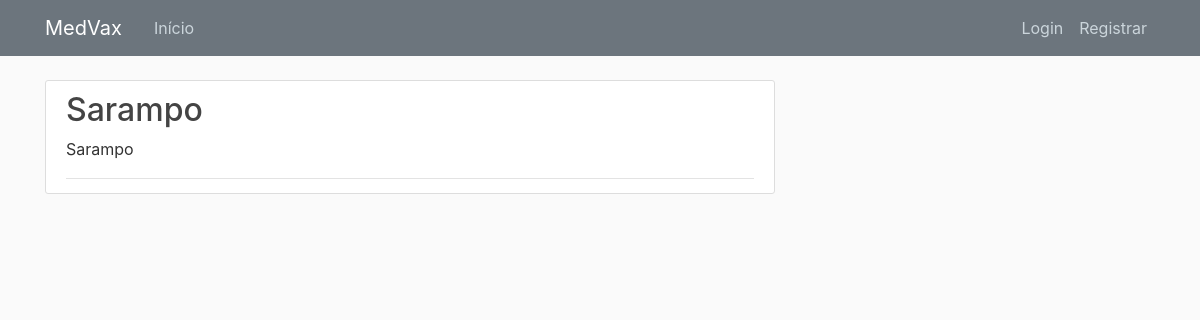
The app's page /vax/, older data.
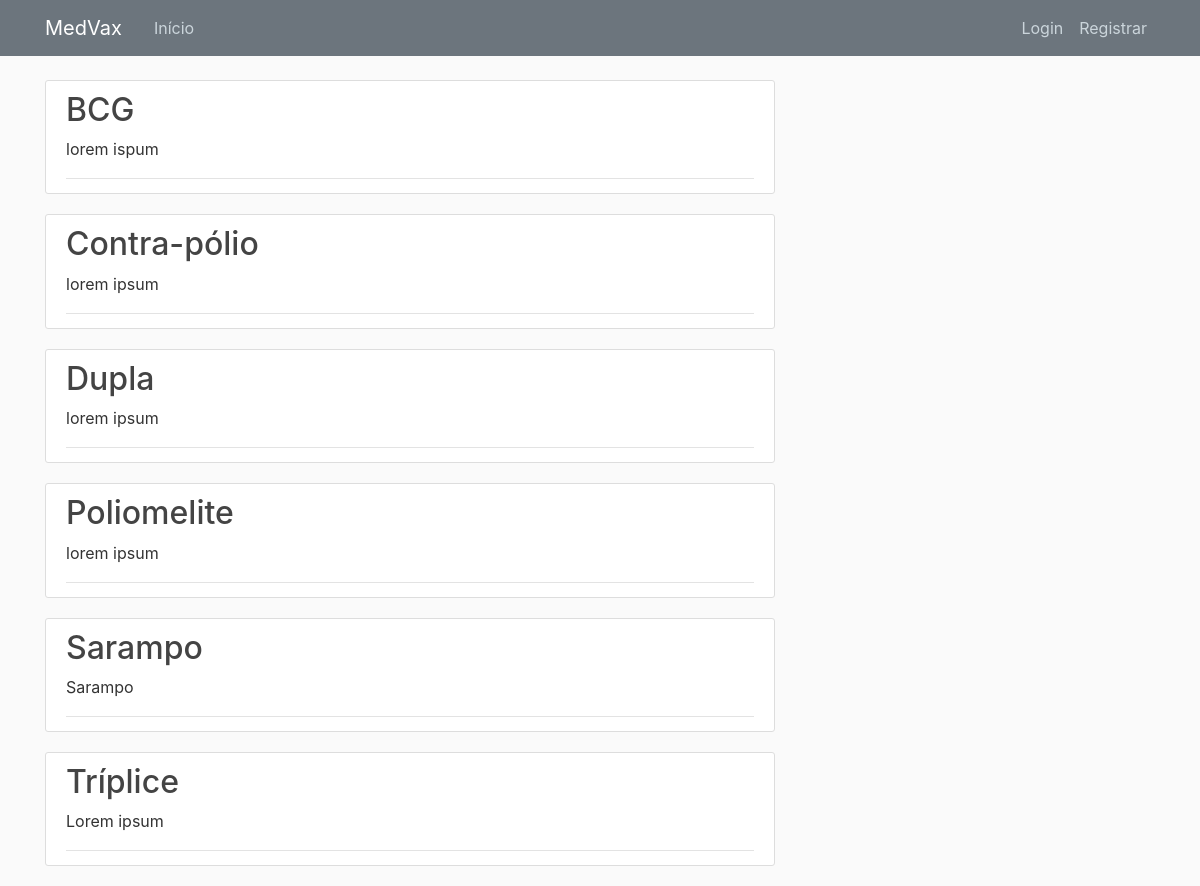
The same page, newer data.
### vax/models.py (models this page shows, shortened)
class Vax(models.Model):
    nome = models.CharField(max_length=100)
    descricao = models.TextField()
    dose = models.IntegerField()
    temperatura = models.FloatField()
    milimeter = models.FloatField()
    author = models.ForeignKey(User, on_delete=models.CASCADE)

### vax/views.py (the view)
# urls.py: path('vax/', VaxListView.as_view(), name='vax-list'),
class VaxListView(ListView):
    model = Vax
    template_name = 'vax/home.html'  # <app>/<model>_<viewtype>.html
    context_object_name = 'vaxes'
    ordering = ['nome']

### vax/templates/vax/home.html
{% extends "blog/base.html" %}
{% block content %}
    {% for vax in vaxes %}
    <article class="media content-section">
        <div class="media-body">
            <h2><a class="article-title" href="{% url 'vax-detail' vax.id %}">{{ vax.nome }}</a></h2>
            <p class="article-content">{{ vax.descricao }}</p>
            <div class="article-metadata">
            </div>
        </div>
    </article>
    {% endfor %}
{% endblock content %}

Row changes from the older to the newer data that the page shows:
added Vax: nome "BCG", descricao "lorem ispum"
added Vax: nome "Contra-pólio", descricao "lorem ipsum"
added Vax: nome "Dupla", descricao "lorem ipsum"
added Vax: nome "Poliomelite", descricao "lorem ipsum"
added Vax: nome "Tríplice", descricao "Lorem ipsum"
